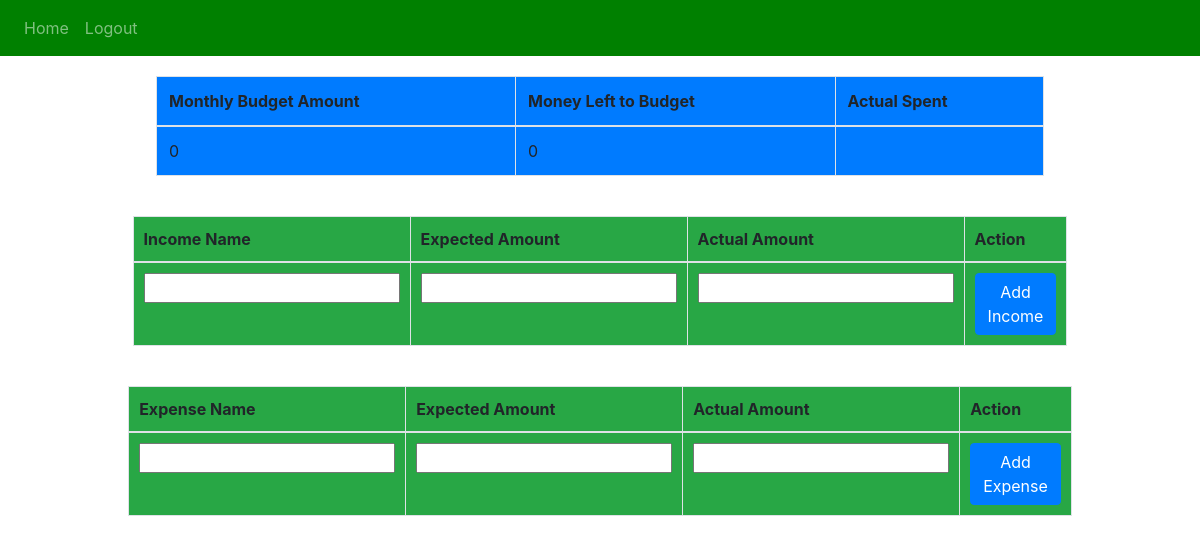
Page / (signed in) on the earlier database version.
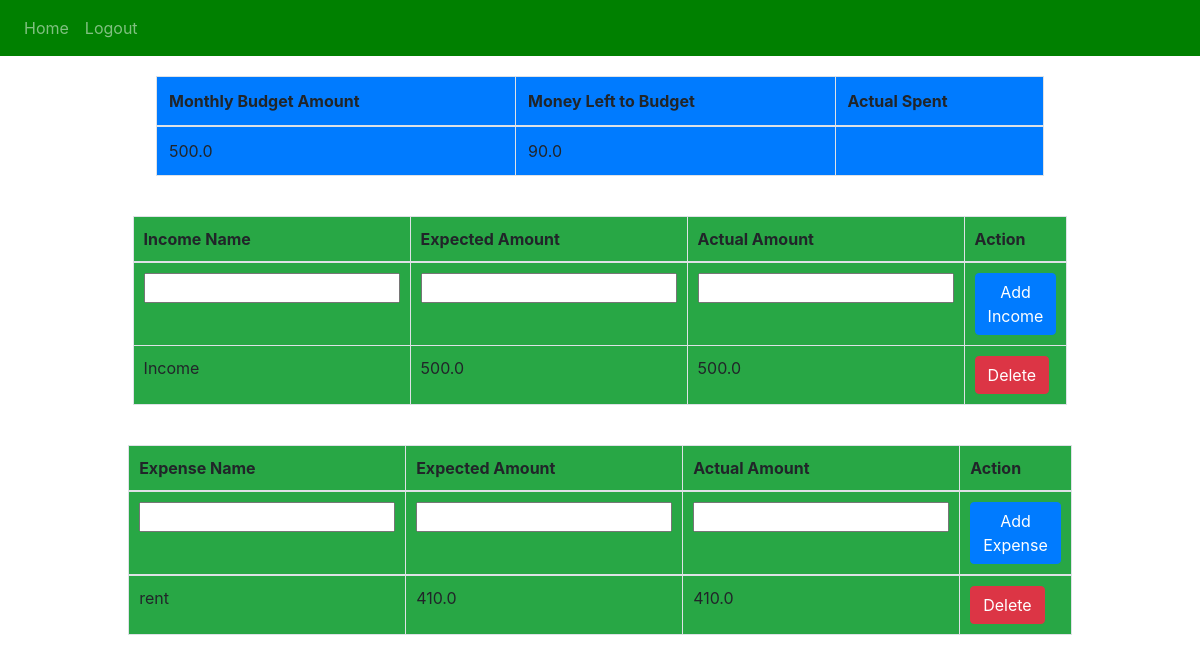
Same page on the later database version.
### website/models.py (models this page shows)
class Income(db.Model):
    id = db.Column(db.Integer, primary_key=True)
    income_name = db.Column(db.String(150))
    expected_income = db.Column(db.Float)
    actual_income = db.Column(db.Float)
    date = db.Column(db.DateTime(timezone=True), default=func.now())
    user_id = db.Column(db.Integer, db.ForeignKey('user.id'))

class Expense(db.Model):
    id = db.Column(db.Integer, primary_key=True)
    expense_name = db.Column(db.String(150))
    expected_expense = db.Column(db.Float)
    actual_expense = db.Column(db.Float)
    date = db.Column(db.DateTime(timezone=True), default=func.now())
    user_id = db.Column(db.Integer, db.ForeignKey('user.id'))

### website/views.py (the view)
@views.route('/', methods=['GET', 'POST'])
@login_required
def home():
    if request.method == 'POST':
        if 'expenseName' in request.form:
            addExpense()
        if 'incomeName' in request.form:
            addIncome()
    return render_template(
        "home.html",
        user=current_user,
        total_income=get_total_income(),
        remaining_to_budget=get_remaining_to_budget())

### website/__init__.py (called while the page is built)
def create_app():
    app = Flask(__name__)
    app.config['SECRET_KEY'] = 'alhgaklgdakd jakhgakaggaae'
    app.config['SQLALCHEMY_DATABASE_URI'] = f'sqlite:///{DB_NAME}'
    db.init_app(app)
    from .views import views
    from .auth import auth
    app.register_blueprint(views, url_prefix='/')
    app.register_blueprint(auth, url_prefix='/')
    from .models import User, Expense, Income
    with app.app_context():
        db.create_all()
    login_manager = LoginManager()
    login_manager.login_view = 'auth.login'
    login_manager.init_app(app)
    @login_manager.user_loader
    def load_user(id):
        return User.query.get(int(id))
    return app

### website/views.py (called while the page is built)
def get_total_income():
    incomes = Income.query.with_entities(Income.expected_income).all()
    total_income = sum(income.expected_income for income in incomes)
    return total_income

def get_total_expenses():
    expenses = Expense.query.with_entities(Expense.expected_expense).all()
    total_expenses = sum(expense.expected_expense for expense in expenses)
    return total_expenses

def get_remaining_to_budget():
    total_income = get_total_income()
    total_expenses = get_total_expenses()
    remaining_to_budget = total_income - total_expenses
    return remaining_to_budget

### website/templates/home.html (shortened to what this page needs)
{% extends "base.html" %}
{% block content %}
<div id="tableContainer">
    <table class="table table-bordered" id="budgetTable">
        <thead>
            <tr>
                <th class="bg-primary">Monthly Budget Amount</th>
                <th class="bg-primary">Money Left to Budget</th>
                <th class="bg-primary">Actual Spent</th>
            </tr>
        </thead>
        <tbody>
            <tr>
                <td class="bg-primary">{{ total_income }}</td>
                <td class="bg-primary">{{ remaining_to_budget }}</td>
                <td class="bg-primary"></td>
            </tr>
        </tbody>
    </table>
</div>
<div id="tableContainer">
<table class="table table-bordered" id="incomeTable">
    <thead>
        <tr>
            <th class="bg-success">Income Name</th>
            <th class="bg-success">Expected Amount</th>
            <th class="bg-success">Actual Amount</th>
            <th class="bg-success">Action</th>
        </tr>
    </thead>
    <tbody>
            <tr>
                <form method="POST">
                    <td class="bg-success"><input type="text" id="incomeName" name="incomeName" required></td>
                    <td class="bg-success"><input type="number" id="expectedIncome" name="expectedIncome" required></td>
                    <td class="bg-success"><input type="number" id="actualIncome" name="actualIncome" required></td>
                    <td class="bg-success"><button type="submit" class="btn btn-primary">Add Income</button></td>
                </form>
            </tr>
        {% for income in user.incomes %}
        <tr>
            <td class="bg-success">{{ income.income_name }}</td>
            <td class="bg-success">{{ income.expected_income }}</td>
            <td class="bg-success">{{ income.actual_income }}</td>
            <td class="bg-success">
            <button type="button" class="btn btn-danger" onClick="deleteIncome({{ income.id }})">Delete</button></td>
        </tr>
        {% endfor %}
    </tbody>
</table>
</div>
<div id="tableContainer">
    <table class="table table-bordered" id="expenseTable">
        <thead>
            <tr>
                <th class="bg-success">Expense Name</th>
                <th class="bg-success">Expected Amount</th>
                <th class="bg-success">Actual Amount</th>
                <th class="bg-success">Action</th>
            </tr>
        </thead>
        <tr>
            <form method="POST">
                <td class="bg-success"><input type="text" id="expenseName" name="expenseName" required></td>
                <td class="bg-success"><input type="number" id="expectedExpense" name="expectedExpense" required></td>
                <td class="bg-success"><input type="number" id="actualExpense" name="actualExpense" required></td>
                <td class="bg-success"><button type="submit" class="btn btn-primary">Add Expense</button></td>
            </form>
        </tr>
        <tbody>
            {% for expense in user.expenses %}
            <tr>
                <td class="bg-success">{{ expense.expense_name }}</td>
                <td class="bg-success">{{ expense.expected_expense }}</td>
                <td class="bg-success">{{ expense.actual_expense }}</td>
                <td class="bg-success">
                    <button type="button" class="btn btn-danger" onClick="deleteExpense({{ expense.id }})">Delete</button>
                </td>
            </tr>
            {% endfor %}
        </tbody>
    </table>
</div>
{% endblock %}

### website/templates/base.html (shortened to what this page needs)
<!DOCTYPE html>
<html>
  <head>
    <link
      rel="stylesheet"
      href="https://stackpath.bootstrapcdn.com/bootstrap/4.4.1/css/bootstrap.min.css"
    />
    <link
      rel="stylesheet"
      href="https://stackpath.bootstrapcdn.com/font-awesome/4.7.0/css/font-awesome.min.css"
    />
  </head>
  <body>
    <nav class="navbar navbar-expand-lg navbar-dark" style="background-color: green;">
        <div class="collapse navbar-collapse" id="navbar">
          <div class="navbar-nav">
            {% if user.is_authenticated %}
            <a class="nav-item nav-link" id="home" href="/">Home</a>
            <a class="nav-item nav-link" id="logout" href="/logout">Logout</a>
            {% else %}
            <a class="nav-item nav-link" id="login" href="/login">Login</a>
            <a class="nav-item nav-link" id="signUp" href="/sign-up">Sign Up</a>
            {% endif %}
          </div>
        </div>
      </nav>
      <div class="container">
        {% block content %}
        {% endblock %}
      </div>
  </body>
  </html>

### website/templates/home.html (style rules this page uses)
#incomeTable th, #incomeTable td { padding: 10px; }
#tableContainer { display: flex; justify-content: center; width: 100%; }
#incomeTable { width: 80%; margin: 20px 0; }
#expenseTable th, #expenseTable td { padding: 10px; }
#expenseTable { width: 80%; margin: 20px 0; }
#budgetTable { width: 80%; margin: 20px 0; }

Differences in the rows shown:
added Income: income_name "Income", expected_income "500.0", actual_income "500.0"
added Expense: expense_name "rent", expected_expense "410.0", actual_expense "410.0"
Other differences:
{{ total_income }}: "0" → "500.0"
{{ remaining_to_budget }}: "0" → "90.0"
